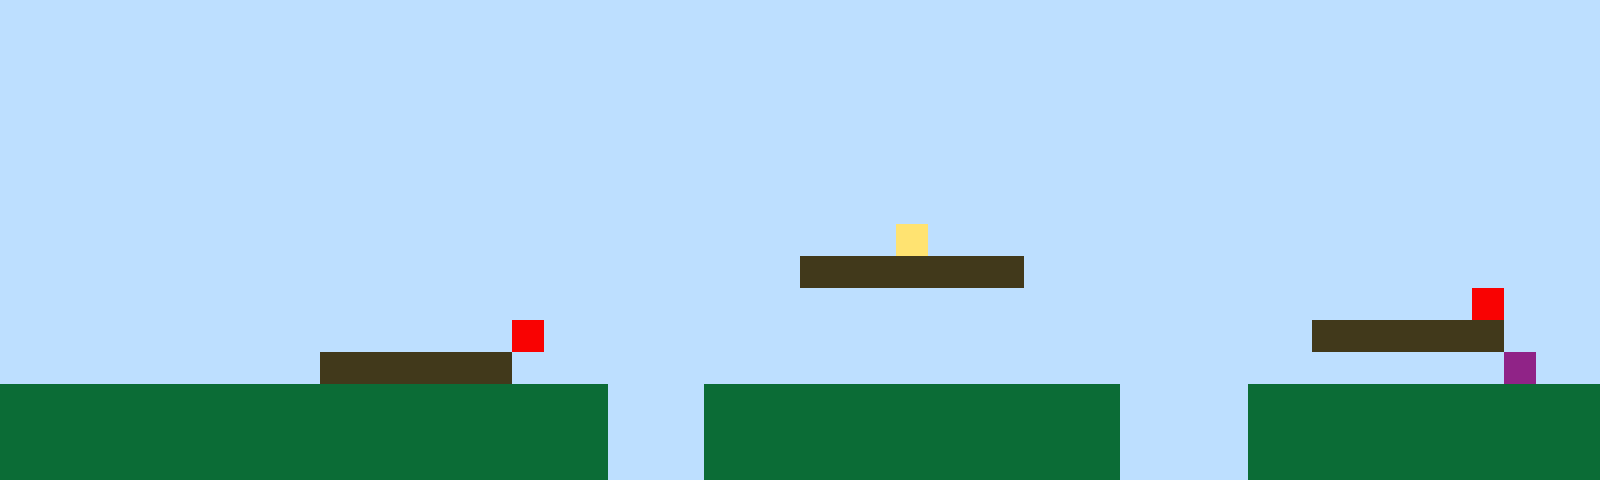

Tiled map render using the project's own tile images. Description and the whole map definition, tile-layer contents included, below:
An orthogonal 50x15 tile map with 32x32 px tiles, 1 tile layer (Tile Layer 1).

<map version="1.10" tiledversion="1.11.2" orientation="orthogonal" renderorder="right-up" width="50" height="15" tilewidth="32" tileheight="32" infinite="0" nextlayerid="2" nextobjectid="1"><editorsettings><export target="map1.csv" format="csv" /></editorsettings><tileset firstgid="1" name="sprites" tilewidth="32" tileheight="32" tilecount="6" columns="3"><image source="sprites.png" width="96" height="64" /></tileset><layer id="1" name="Tile Layer 1" width="50" height="15"><data encoding="csv">1,1,1,1,1,1,1,1,1,1,1,1,1,1,1,1,1,1,1,1,1,1,1,1,1,1,1,1,1,1,1,1,1,1,1,1,1,1,1,1,1,1,1,1,1,1,1,1,1,1,1,1,1,1,1,1,1,1,1,1,1,1,1,1,1,1,1,1,1,1,1,1,1,1,1,1,1,1,1,1,1,1,1,1,1,1,1,1,1,1,1,1,1,1,1,1,1,1,1,1,1,1,1,1,1,1,1,1,1,1,1,1,1,1,1,1,1,1,1,1,1,1,1,1,1,1,1,1,1,1,1,1,1,1,1,1,1,1,1,1,1,1,1,1,1,1,1,1,1,1,1,1,1,1,1,1,1,1,1,1,1,1,1,1,1,1,1,1,1,1,1,1,1,1,1,1,1,1,1,1,1,1,1,1,1,1,1,1,1,1,1,1,1,1,1,1,1,1,1,1,1,1,1,1,1,1,1,1,1,1,1,1,1,1,1,1,1,1,1,1,1,1,1,1,1,1,1,1,1,1,1,1,1,1,1,1,1,1,1,1,1,1,1,1,1,1,1,1,1,1,1,1,1,1,1,1,1,1,1,1,1,1,1,1,1,1,1,1,1,1,1,1,1,1,1,1,1,1,1,1,1,1,1,1,1,1,1,1,1,1,1,1,1,1,1,1,1,1,1,1,1,1,1,1,1,1,1,1,1,1,1,1,1,1,1,1,1,1,1,1,1,1,1,1,1,1,1,1,1,1,1,1,1,1,1,1,1,1,1,1,1,1,1,1,1,1,1,1,1,1,1,1,1,1,1,1,1,1,1,1,1,1,1,1,1,1,1,1,1,1,1,1,1,1,1,1,1,1,4,1,1,1,1,1,1,1,1,1,1,1,1,1,1,1,1,1,1,1,1,1,1,1,1,1,1,1,1,1,1,1,1,1,1,1,1,1,1,1,1,1,1,1,1,1,1,3,3,3,3,3,3,3,1,1,1,1,1,1,1,1,1,1,1,1,1,1,1,1,1,1,1,1,1,1,1,1,1,1,1,1,1,1,1,1,1,1,1,1,1,1,1,1,1,1,1,1,1,1,1,1,1,1,1,1,1,1,1,1,1,1,1,1,1,1,1,1,5,1,1,1,1,1,1,1,1,1,1,1,1,1,1,1,1,1,1,1,5,1,1,1,1,1,1,1,1,1,1,1,1,1,1,1,1,1,1,1,1,1,1,1,1,3,3,3,3,3,3,1,1,1,1,1,1,1,1,1,1,1,1,1,3,3,3,3,3,3,1,1,1,1,1,1,1,1,1,1,1,1,1,1,1,1,1,1,1,1,1,1,1,1,1,1,1,1,1,1,1,6,1,1,2,2,2,2,2,2,2,2,2,2,2,2,2,2,2,2,2,2,2,1,1,1,2,2,2,2,2,2,2,2,2,2,2,2,2,1,1,1,1,2,2,2,2,2,2,2,2,2,2,2,2,2,2,2,2,2,2,2,2,2,2,2,2,2,2,2,2,2,2,1,1,1,2,2,2,2,2,2,2,2,2,2,2,2,2,1,1,1,1,2,2,2,2,2,2,2,2,2,2,2,2,2,2,2,2,2,2,2,2,2,2,2,2,2,2,2,2,2,2,1,1,1,2,2,2,2,2,2,2,2,2,2,2,2,2,1,1,1,1,2,2,2,2,2,2,2,2,2,2,2</data></layer></map>
